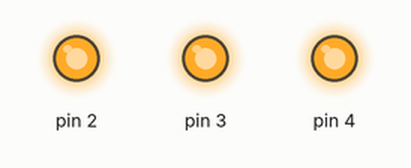
This sketch was run on a simulated Arduino Uno, built with avr-gcc and run on an emulated ATmega328P. On the bench: output pins drawn as LEDs (lit = HIGH).

Above: at 0.1 s.
Timing chart, 0 to 1.6 s (numbered marks = the images above):
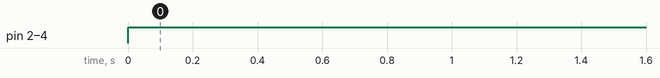

The sketch:

swanky_borwo_tumelo1.ino
```cpp
// C++ code
//
void setup()
{
  pinMode(2, OUTPUT);
  pinMode(3, OUTPUT);
  pinMode(4, OUTPUT);
}

void loop()
{
  digitalWrite(2, HIGH);
  digitalWrite(3, HIGH);
  digitalWrite(4, HIGH);
  delay(10); // Delay a little bit to improve simulation performance
}
```

Measured:
- by itself, pin 2–4: LOW → HIGH at 0.00 s
